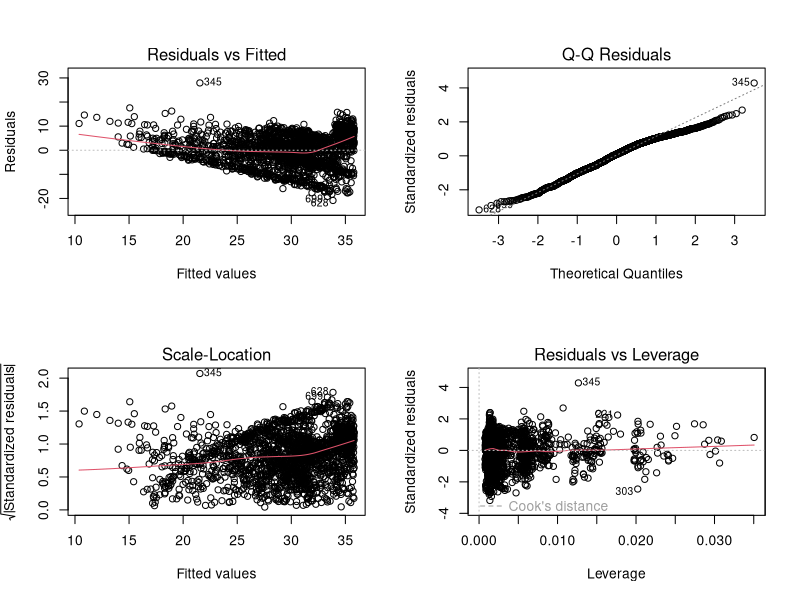

Generate this figure with R: (Note: this script raises an error after producing the figure.)
## ---- chunk 1
knitr::opts_chunk$set(echo = TRUE)
## ---- chunk 2
data <- read.csv("../data/data-cleaned.csv")

# lambda <- 0.6
# data$BMI <- (data$BMI^lambda - 1) / lambda
model_eating <- lm(BMI~FAVC+ FCVC+ NCP+ CAEC+ CH2O+ SCC+ CALC,data)
s <- summary(model_eating)
knitr::kable(matrix(
  c(s$fstatistic[[1]],s$fstatistic[[2]],s$fstatistic[[3]],
    pf(s$fstatistic[[1]],s$fstatistic[[2]],s$fstatistic[[3]],
       lower.tail = FALSE),s$adj.r.squared),byrow = TRUE,nrow = 1
), col.names = c("F-stat","df1","df2","p-val", "R^2"),
caption="Overall Model Performance", digits = 200)
knitr::kable(s$coefficients, caption="Coefficient Analysis", digits=200)

## ---- chunk 3
data$CALC[data$CALC=="Sometimes"] <- "Yes"
data$CALC[data$CALC=="Frequently"] <- "Yes"

data$CAEC[data$CAEC=="Sometimes"] <- "Rarely"
data$CAEC[data$CAEC=="no"] <- "Rarely"

model_eating_u <- lm(BMI~FAVC+ FCVC+ CAEC+ CH2O+ SCC+ CALC,data) # combined levels with 6 predictors
s<-summary(model_eating_u)
knitr::kable(matrix(
  c(s$fstatistic[[1]],s$fstatistic[[2]],s$fstatistic[[3]],
    pf(s$fstatistic[[1]],s$fstatistic[[2]],s$fstatistic[[3]],
       lower.tail = FALSE),s$adj.r.squared),byrow = TRUE,nrow = 1
), col.names = c("F-stat","df1","df2","p-val", "R^2"),
caption="Overall Model Performance", digits = 200)
knitr::kable(s$coefficients, caption="Coefficient Analysis", digits=200)
## ---- chunk 4
par(mfrow = c(2, 2))
plot(model_eating_u)
## ---- chunk 5
output <- matrix(
  c("Residuals vs. Fitted", "Funnel Shape indicates heteroscedasticity. No curvature to indicate nonlinearity",
    "Q-Q", "Vast majority of the points are on the line -- apears normal",
    "Scale-Location", "Funnel shape indicates heteroscedasticity",
    "residuals vs. Leverage", "Entry 345 possible influential point"),
  byrow=TRUE,nrow=4
)
knitr::kable(output,caption="Plot Interpretation")
## ---- chunk 6
library(MASS)
suppressWarnings({
bc <- boxcox(model_eating_u, lambda=seq(-2,2,by=0.1),plotit=FALSE)
})
best_lambda <- bc$x[which.max(bc$y)]

data$BMI <- (data$BMI^best_lambda - 1) / best_lambda
model_eating_u <- lm(BMI~FAVC+ CAEC+ SCC+ CALC+ FCVC+ CH2O,data)
par(mfrow = c(2, 2))
## ---- chunk 7
# categorical variables 
par(mfrow = c(2,3))
boxplot(BMI ~ FAVC, data = data, col = "lightgreen", 
        main = "BMI vs FAVC", 
        xlab = 'Do you eat high caloric food frequently?')

boxplot(BMI ~ CAEC, data = data, col = "lightblue", 
        main = "BMI vs CAEC",
        xlab = 'Do you eat any food between meals?')


boxplot(BMI ~ CALC, data = data, col = "pink", 
        main = "BMI vs CALC",
        xlab = 'How often do you drink alcohol?')


boxplot(BMI ~ SCC, data = data, col = "burlywood", 
        main = "BMI vs SCC",
        xlab = 'Do you monitor the calories you eat daily?')

# continuous variables
plot(BMI ~ CH2O, data = data, col = "cadetblue2", main = "BMI vs CH20",
        xlab = 'How often do you drink water?')
model_ch2o <- lm(BMI ~ CH2O, data = data)
abline(model_ch2o, col = "blue", lwd = 2)

plot(BMI ~ FCVC, data = data, col = "darkolivegreen1", main = "BMI vs FCVC",
        xlab = 'Do you usually eat vegetables in your meals?')
model_fcvc <- lm(BMI ~ FCVC, data = data)
abline(model_fcvc, col = "darkgreen", lwd = 2)

## ---- chunk 8
#taking the correlation plot of the two continuous variables

library(corrplot)
corrplot_data <- data[, c("BMI", "CH2O", "FCVC")]
cor_matrix <- cor(corrplot_data)
corrplot(cor_matrix, method="number")
## ---- chunk 9
full_model <- lm(BMI ~ FAVC + FCVC +NCP+ CAEC 
                 , data = data)
summary(full_model)
## ---- chunk 10
model_stepwise <- step(lm(BMI ~1, data = data), direction = "both", scope = formula(full_model))
## ---- chunk 11
backward_model <- step(full_model, direction = "backward", )
backward_model
## ---- chunk 12
forward_model <- step(lm(BMI ~1, data = data), direction = "forward", scope = formula(full_model))
forward_model
## ---- chunk 13


